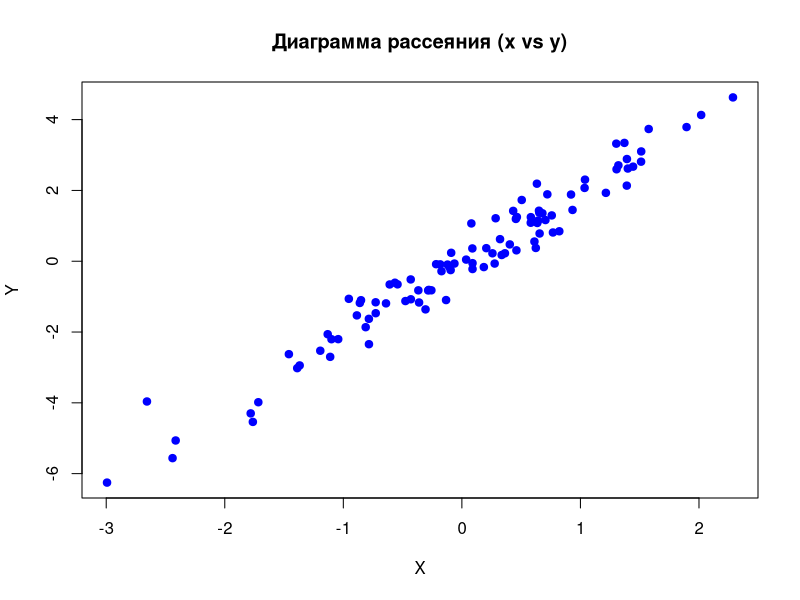
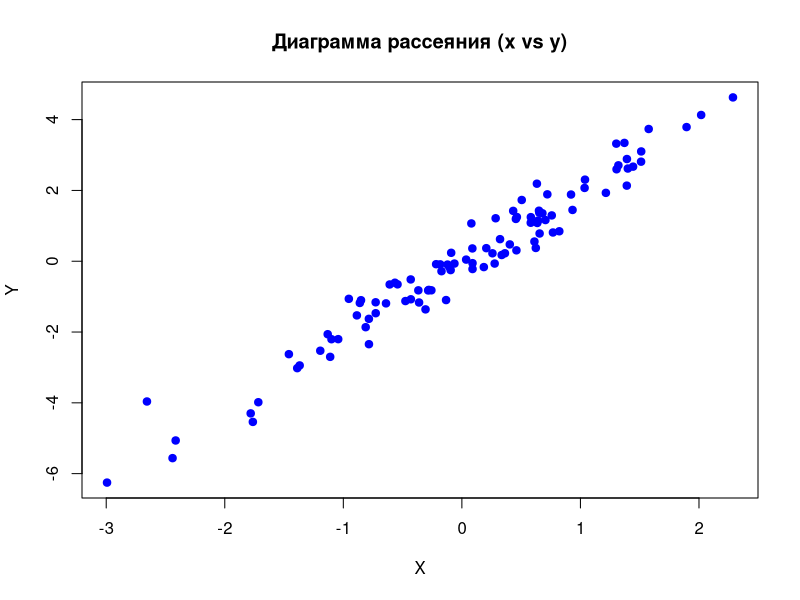

Write R code to recreate these figures, in order.
#!/usr/bin/env Rscript

# Генерация случайных данных
set.seed(42) # Для воспроизводимости
n <- 100
x <- rnorm(n)
y <- 2 * x + rnorm(n, sd = 0.5)

# Создание диаграммы рассеяния
plot(x, y, main = "Диаграмма рассеяния (x vs y)", xlab = "X", ylab = "Y", pch = 19, col = "blue")

# Сохранение графика в файл со случайным именем
# Генерируем случайное имя файла
random_name <- paste0("scatter_plot_", sample(1000:9999, 1), ".png")
png(random_name, width = 800, height = 600)
plot(x, y, main = "Диаграмма рассеяния (x vs y)", xlab = "X", ylab = "Y", pch = 19, col = "blue")
dev.off()

cat("График сохранен в файл:", random_name, "\n")
